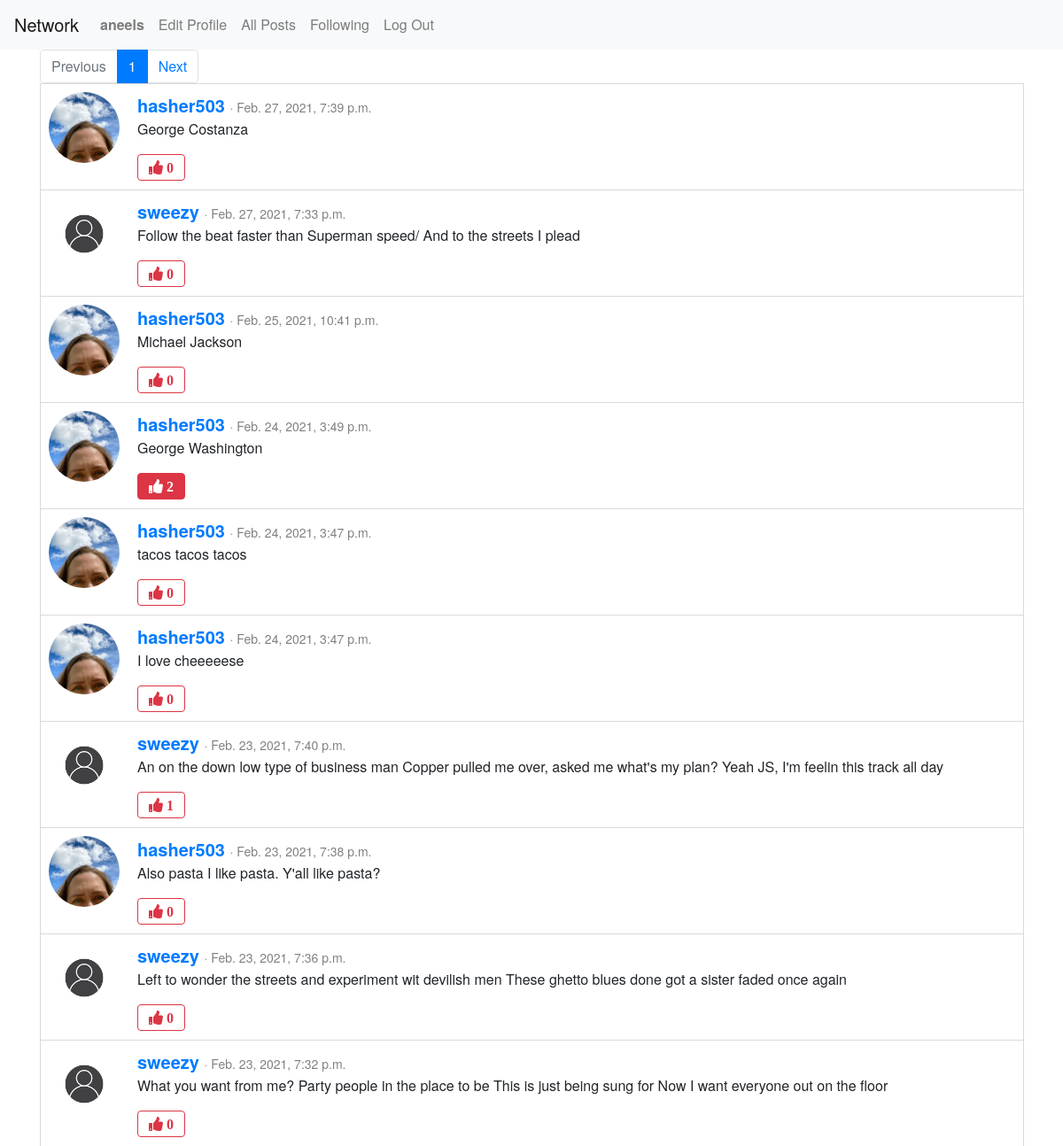
The app's page /following (signed in) with its own data.
### network/models.py (models this page shows)
class User(AbstractUser):
    avatar = models.ImageField(upload_to='avatars', blank=True)
    following = models.ManyToManyField("self", blank=True, symmetrical=False, related_name="followers")

class Post(models.Model):
    user = models.ForeignKey("User", on_delete=models.CASCADE, related_name="posts")
    timestamp = models.DateTimeField(auto_now_add=True)
    body = models.CharField(max_length=280)
    likes = models.ManyToManyField("User", blank=True, related_name="liked_posts")

### network/views.py (the view)
# urls.py: path("following", views.following, name="following"),
@login_required
def following(request, pnum=1):
    user = request.user
    userlist = user.following.all() # all users this user follows
    post_list = Post.objects.annotate(
                Count('likes')).filter(
                user__in=userlist).order_by('-timestamp')
    pdata = pagehelper(post_list, pnum, 'following')
    return render(request, "network/following.html", {
        "pdata": pdata
    })

### network/views.py (called while the page is built)
def pagehelper(post_list, pnum, route):
    paginator = Paginator(post_list, 10)
    page_list = paginator.get_page(pnum) # this particular list of 10 posts
    prev_page = pnum - 1 # page number (int) of previous page
    next_page = pnum + 1 # page number (int) of next page
    has_next = page_list.has_next() # boolean: is there another list of 10 after this?
    return {"pnum": pnum, "route": route, "page_list": page_list, "prev_page": prev_page,
            "next_page": next_page, "has_next": has_next}

### network/templates/network/following.html
{% extends "network/layout.html" %}
{% load static %}
{% block body %}
    <div class="container">
        {% include "network/paginate.html" %}
    </div>
{% endblock %}

### network/templates/network/layout.html (shortened to what this page needs)
{% load static %}
<!DOCTYPE html>
<html lang="en">
    <head>
        <link rel="stylesheet" href="https://stackpath.bootstrapcdn.com/bootstrap/4.4.1/css/bootstrap.min.css">
        <link rel="stylesheet" href="https://use.fontawesome.com/releases/v5.12.1/css/all.css">
        <link href="{% static 'network/styles.css' %}" rel="stylesheet">
    </head>
    <body>
        <nav class="navbar navbar-expand-lg navbar-light bg-light">
            <a class="navbar-brand" href="{% url 'index' %}">Network</a>
            <div>
              <ul class="navbar-nav mr-auto">
                {% if user.is_authenticated %}
                    <li class="nav-item">
                        <a class="nav-link" href="{% url 'profile' name=user.username %}"><strong>{{ user.username }}</strong></a>
                    </li>
                    <li class="nav-item">
                        <a class="nav-link" href="{% url 'editprofile' %}">Edit Profile</a>
                    </li>
                {% endif %}
                <li class="nav-item">
                  <a class="nav-link" href="{% url 'index' %}">All Posts</a>
                </li>
                {% if user.is_authenticated %}
                    <li class="nav-item">
                        <a class="nav-link" href="{% url 'following' %}">Following</a>
                    </li>
                    <li class="nav-item">
                        <a class="nav-link" href="{% url 'logout' %}">Log Out</a>
                    </li>
                {% endif %}
              </ul>
            </div>
          </nav>
        <div class="body">
            {% block body %}
            {% endblock %}
        </div>
    </body>
</html>

### network/templates/network/paginate.html (shortened to what this page needs)
{% load static %}
{% if target %}
    <nav aria-label="Page navigation">
        <ul class="pagination pag-align">
            {% if pdata.prev_page > 0 %}
                <li class="page-item">
                    <a class="page-link" href="{% url pdata.route name=target pnum=pdata.prev_page %}">Previous</a></li>
            {% else %}
                <li class="page-item disabled">
                    <span class="page-link">Previous</span></li>
            {% endif %}
                <li class="page-item active" aria-current="page">
                    <span class="page-link"> {{ pdata.pnum }} </span></li>
            {% if pdata.has_next %}
                <li class="page-item">
                    <a class="page-link" href="{% url pdata.route name=target pnum=pdata.next_page %}">Next</a></li>
            {% else %}
                <li class="page-item disabled">
                    <span class="page-link">Next</span></li>
            {% endif %}
        </ul>
    </nav>
{% else %}
     <nav aria-label="Page navigation">
        <ul class="pagination pag-align">
            {% if pdata.prev_page > 0 %}
                <li class="page-item">
                    <a class="page-link" href="{% url pdata.route pnum=pdata.prev_page %}">Previous</a></li>
            {% else %}
                <li class="page-item disabled">
                    <span class="page-link">Previous</span></li>
            {% endif %}
                <li class="page-item active" aria-current="page">
                    <span class="page-link"> {{ pdata.pnum }} </span></li>
            {% if pdata.has_next %}
                <li class="page-item">
                    <a class="page-link" href="{% url pdata.route pnum=pdata.next_page %}">Next</a></li>
            {% else %}
                <li class="page-item disabled">
                    <span class="page-link">Next</span></li>
            {% endif %}
        </ul>
    </nav>
{% endif %}
{% for post in pdata.page_list %}
    <div class="post-container">
        <div class="grid-item-pic">
        {% if post.user.avatar %}
            <img src="{{ post.user.avatar.url }}" class="post-pic">
        {% else %}
            <img src="{% static 'network/anon.jpg' %}" class="post-pic">
        {% endif %}
        </div>
        <div id={{ post.pk }} class="grid-item-text">
            <div class="user-link">
                <a href="{% url 'profile' name=post.user.username %}">
                    {{ post.user.username }}
                </a>
            </div>
            <div class="timestamp">· {{ post.timestamp }} </div>
            <div>
                <p id="{{post.pk}}-body"> {{ post.body }} </p>
            </div>
            {% if user.is_authenticated %}
                {% if request.user in post.likes.all %}
                    <i class="fa fa-thumbs-up btn btn-danger"> {{ post.likes__count }}</i>
                {% else %}
                    <i class="fa fa-thumbs-up btn btn-outline-danger"> {{ post.likes__count }}</i>
                {% endif %}
            {% endif %}
        </div>
    </div>
{% endfor %}

### network/static/network/styles.css (style rules this page uses)
body { font-family: "Helvetica Neue", Helvetica, Arial, sans-serif; font-size: 16px; }
.post-container { padding: 10px; display: grid; grid-template-columns: 100px auto; grid-template-rows: auto; box-shadow: 1px 0 0 0 #D9D9D9, 0 1px 0 0 #D9D9D9, 1px 1px 0 0 #D9D9D9, 1px 0 0 0 #D9D9D9 inset, 0 1px 0 0 #D9D9D9 inset; }
.grid-item-pic { grid-column: 1 / 2; }
.grid-item-text { grid-column: 2 / 3 }
.post-pic { max-width: 80%; height: auto; border-radius: 50%; }
.user-link { font-size: 20px; font-weight: bold; display: inline; }
.timestamp { font-size: 14px; color: gray; display: inline; }
.pag-align { margin-bottom: 0; }

### records on screen
User: username "aneels"
Post: user.avatar (picture), user.username "hasher503", timestamp "Feb. 27, 2021, 7:39 p.m.", body "George Costanza", likes__count "0"
Post: user.username "sweezy", timestamp "Feb. 27, 2021, 7:33 p.m.", body "Follow the beat faster than Superman speed/ And to the streets I plead", likes__count "0"
Post: user.avatar (picture), user.username "hasher503", timestamp "Feb. 25, 2021, 10:41 p.m.", body "Michael Jackson", likes__count "0"
Post: user.avatar (picture), user.username "hasher503", timestamp "Feb. 24, 2021, 3:49 p.m.", body "George Washington", likes__count "2"
Post: user.avatar (picture), user.username "hasher503", timestamp "Feb. 24, 2021, 3:47 p.m.", body "tacos tacos tacos", likes__count "0"
Post: user.avatar (picture), user.username "hasher503", timestamp "Feb. 24, 2021, 3:47 p.m.", body "I love cheeeeese", likes__count "0"
Post: user.username "sweezy", timestamp "Feb. 23, 2021, 7:40 p.m.", body "An on the down low type of business man Copper pulled me over, asked me what's my plan? Yeah JS, I'm feelin this track all day", likes__count "1"
Post: user.avatar (picture), user.username "hasher503", timestamp "Feb. 23, 2021, 7:38 p.m.", body "Also pasta I like pasta. Y'all like pasta?", likes__count "0"
Post: user.username "sweezy", timestamp "Feb. 23, 2021, 7:36 p.m.", body "Left to wonder the streets and experiment wit devilish men These ghetto blues done got a sister faded once again", likes__count "0"
Post: user.username "sweezy", timestamp "Feb. 23, 2021, 7:32 p.m.", body "What you want from me? Party people in the place to be This is just being sung for Now I want everyone out on the floor", likes__count "0"

### other values on screen
{{ pdata.pnum }} "1"
